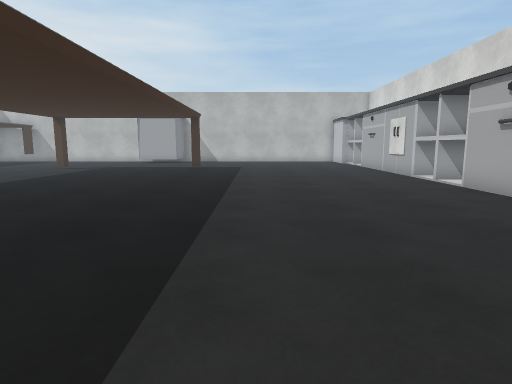
View 1 (above)

16 first-person views from a walk through a Unity game level. The camera is 1.2 m above the floor, tilts 8° down and sees 75° across. The floor is counted in squares, 1 m on a side. Each view is taken from the middle of a square. On the plan, view 1 faces up. The plan holds only what a view shows up to about 14 squares ahead; the rest is blank. The player is left out. Some surface patterns are stand-ins.

View 2
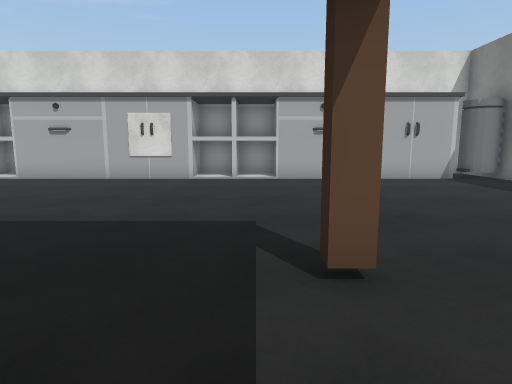

View 3
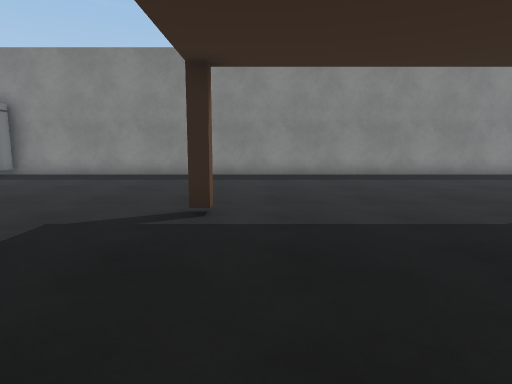

View 4
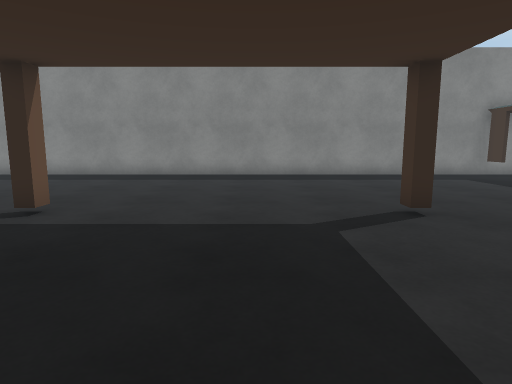

View 5
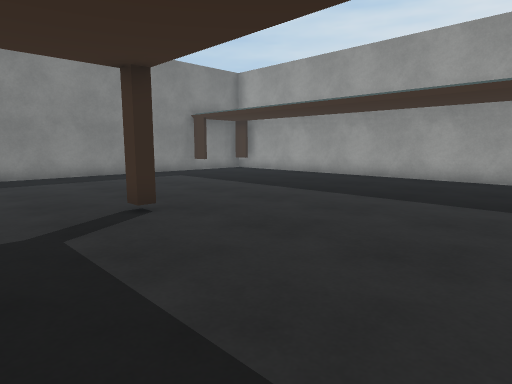

View 6
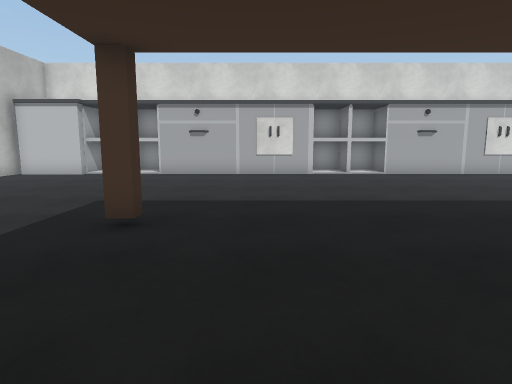

View 7
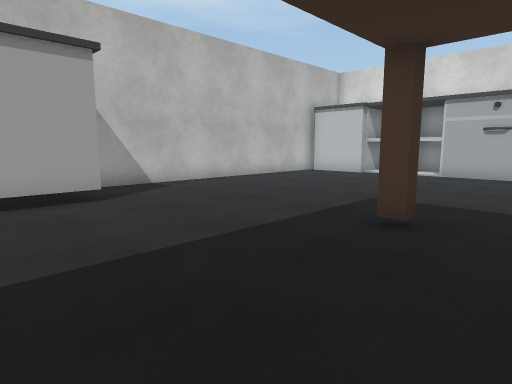

View 8
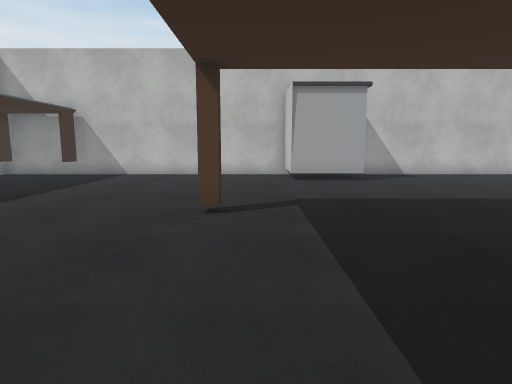

View 9
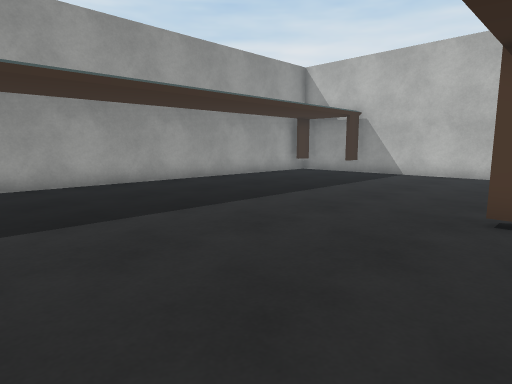

View 10
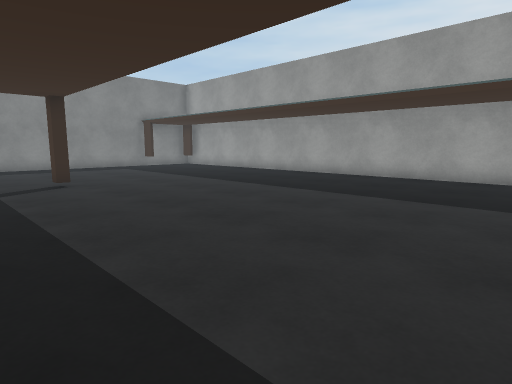

View 11
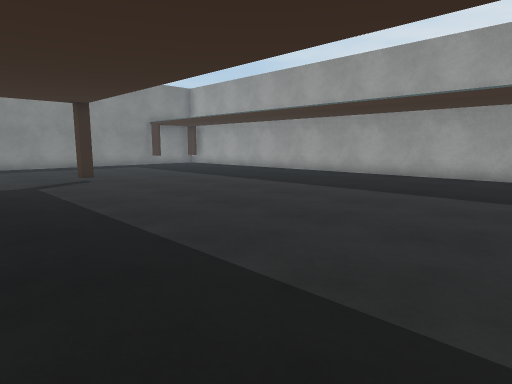

View 12
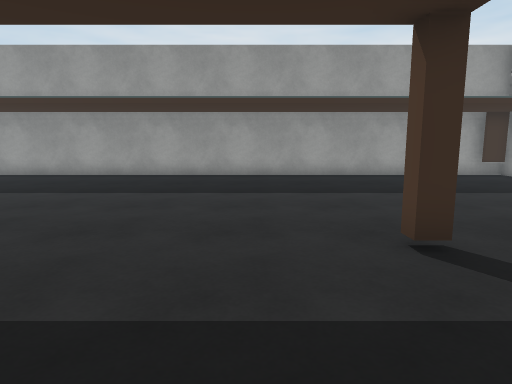

View 13
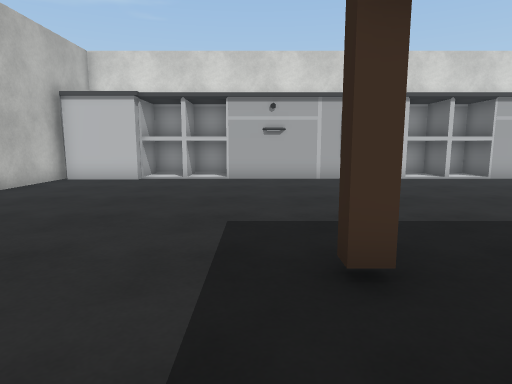

View 14
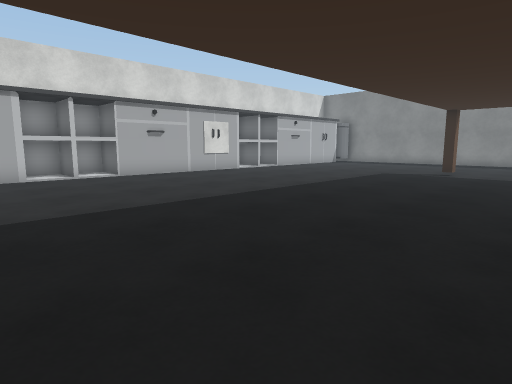

View 15
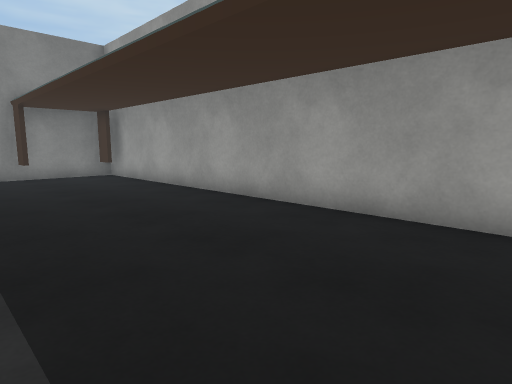

View 16
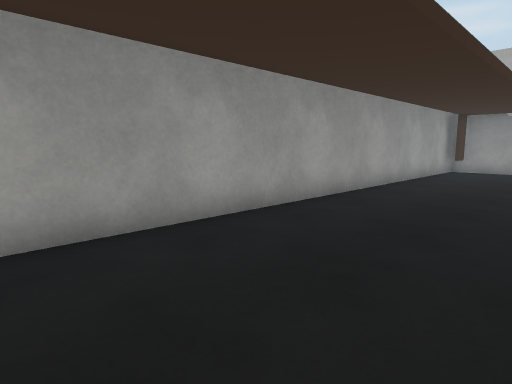

### Floor plan
Points are (right, up) in squares from view 1. A wall is a line through its corners. A room is listed if a view was taken in it or the views show most of it. See-through windows are left out.
Room 1 (views 1, 2, 3, 4, 5, 6, 7, 8, 9, 10, 11, 12, 13, 14, 15, 16)
walls: (-10.1, 0.4) (-9.6, 0.4) (-9.6, -0.1); (-3.2, -0.1) (-3.2, 0.4) (-2.8, 0.4); (-9.6, 17.2) (-9.6, 16.8) (-10.1, 16.8); (-2.8, 16.8) (-3.2, 16.8) (-3.2, 17.2) (-2.8, 17.2); (5.9, 11.2) (7.6, 11.2); (-5.3, 22.4) (-7.8, 22.4) (-7.8, 24.9) (-19.4, 24.9) (-19.4, -7.7) (6.1, -7.7); (6.8, 12.6) (5.9, 12.6); (7.5, 9.6) (7.5, 12.4); (5.9, 0.4) (7.5, 0.4) (7.5, 1.7) (6.4, 1.7); (6, -1.5) (6, 22.1); (-16.3, -6.6) (-16.3, -7.5); (-18.9, -6.6) (-18.9, -7.5); (-16.3, 24.6) (-16.3, 23.8); (6, -6.1) (6, -3.5); (-18.9, 24.6) (-18.9, 23.8); (6.1, 24.9) (-4.6, 24.9)
objects: bin (6, -7) to (7, -7); other object (6, 23) to (6, 24)

Positions as (right, up) in squares from view 1, and headings:
1: (0, 0), facing up
2: (-6, 1), facing right
3: (-4, 6), facing down
4: (-7, 6), facing down
5: (-7, 6), facing down-left
6: (-8, 15), facing right
7: (-8, 15), facing up-right
8: (-9, 11), facing up
9: (-9, 11), facing up-left
10: (-7, 11), facing down-left
11: (-6, 12), facing down-left
12: (-6, 15), facing left
13: (-6, 18), facing right
14: (-7, 15), facing down-right
15: (-14, 6), facing down-left
16: (-15, 8), facing up-left
